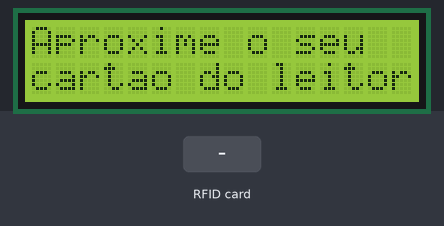
Recording of a sketch running on a simulated Arduino Uno, built with avr-gcc and run on an emulated ATmega328P. Shown: 16×2 character LCD. Inputs (shaded band) come from the test bench. What the sketch prints to the serial monitor is not drawn.

Above: at 1.3 s.
1.4 s: RFID card 5E 7A 19 C4 held to the reader
At 2.2 s:
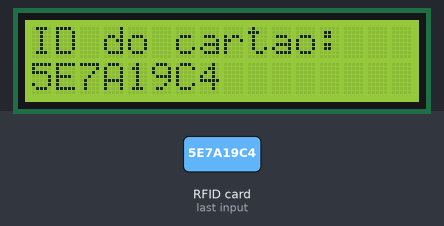
Timing chart, 0 to 4.4 s (numbered marks = the images above; inputs shaded):
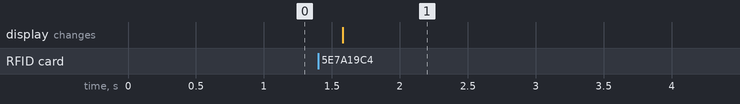

Measured:
- after the input at 1.4 s, the display: changes after 0.18 s (image 1)

The sketch:

Projeto_IHS.ino
```cpp
#include <LiquidCrystal_I2C.h>
#include <Thread.h>
#include <ThreadController.h>
#include <MFRC522.h>

#define SS_PIN 10
#define RST_PIN 9

LiquidCrystal_I2C lcd(0x27,2,1,0,4,5,6,7,3, POSITIVE);
MFRC522 mfrc522(SS_PIN, RST_PIN);

String string;
String string2;

Thread myThread = Thread();
Thread myThread2 = Thread();
ThreadController controller = ThreadController();

// callback for myThread
void lcdT(){
  lcd.clear();
  lcd.setCursor(0,0);
  lcd.print(string);
  lcd.setCursor(0,1);
  lcd.print(string2);
  myThread2.enabled = false;
}

void rfidT(){
    // Look for new cards
  if ( ! mfrc522.PICC_IsNewCardPresent())
  {
    return;
  }
  // Select one of the cards
  if ( ! mfrc522.PICC_ReadCardSerial())
  {
    return;
  }
  //Mostra UID na serial
  //Serial.print("UID da tag :");
  String conteudo= "";
  byte letra;
  for (byte i = 0; i < mfrc522.uid.size; i++)
  {
     //Serial.print(mfrc522.uid.uidByte[i] < 0x10 ? " 0" : " ");
     //Serial.print(mfrc522.uid.uidByte[i], HEX);
     conteudo.concat(String(mfrc522.uid.uidByte[i] < 0x10 ? "0" : ""));
     conteudo.concat(String(mfrc522.uid.uidByte[i], HEX));
  }

  conteudo.toUpperCase();
  Serial.print(".");
  for (int i = 0; i < conteudo.length(); i++)
  {
    Serial.write(conteudo[i]);   // Push each char 1 by 1 on each loop pass
  }

  //Serial.write(conteudo);
  string = "ID do cartao:";
  string2 = conteudo;

  myThread2.enabled = true;
}

void setup(){
  Serial.begin(9600);  // Inicia a serial
  SPI.begin();    // Inicia  SPI bus
  mfrc522.PCD_Init(); // Inicia MFRC522

  lcd.begin (16,2);

  controller.add(&myThread); // Notice the & before the thread, IF it's not instantied as a pointer.
  controller.add(&myThread2);

  myThread.enabled = true;
  myThread2.enabled = true;

  string = "Aproxime o seu";
  string2 = "cartao do leitor";

	myThread.onRun(rfidT);
  myThread2.onRun(lcdT);
	myThread.setInterval(500);
}

void loop(){
	// checks if thread should run
  controller.run();

	// Other code...
}
```
